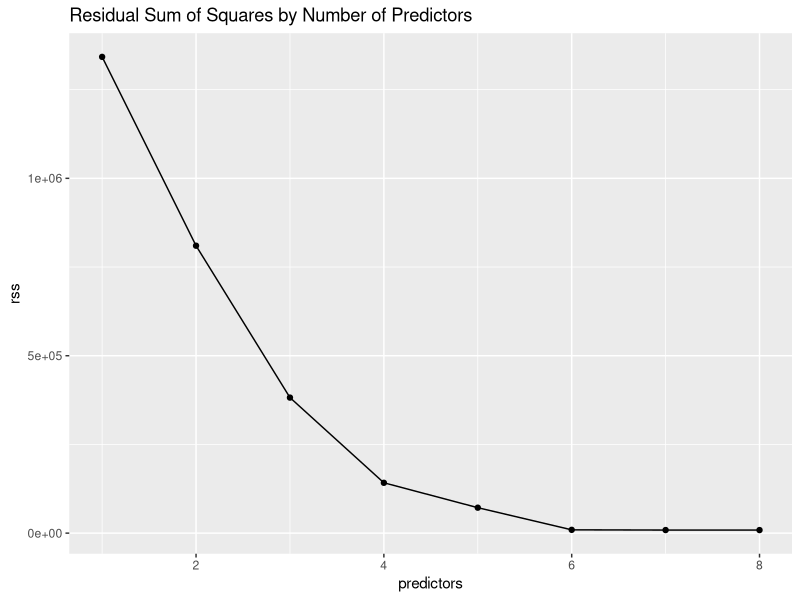

The R script that drew this image:
forward_stepwise_selection <- function(data, outcome, predictors) {
  best_models <- list() # Container
  list_rss <- list() # Container
  
  #Looping through the different Variable combinations given our input
  for (i in 1:length(predictors)) { 
    vc <- combn(predictors, i)
    rss_values <- numeric(ncol(vc)) 
    
    #Looping through the different possible models given our input
    for (j in 1:ncol(vc)){ 
      model_formula <- as.formula(paste0(outcome, "~", paste0(vc[,j], collapse = "+")))
      current_model <- lm(model_formula, data)
      
      rss <- sum(residuals(current_model)^2)
      rss_values[j] <- rss
    }
    
    list_rss[[i]] <- rss_values
    
    # Finding the minimum RSS for the given of predictors
    best_rss_index <- which.min(rss_values)
    
    # Saving the different models, including the number of predictors and RSS
    best_model <- list(model = summary(lm(as.formula(paste0(outcome, "~", paste0(vc[, best_rss_index], collapse = "+"))), data)),
                       rss = rss_values[best_rss_index],
                       predictors = vc[, best_rss_index])
    
    best_models[[i]] <- best_model
    
    # Printing all model combinations, along with the number of predictors and RSS
    cat("Best model with", i, "predictors:", paste(best_model$predictors, collapse = " + "), "\n")
    cat("RSS:", best_model$rss, "\n\n")
  }
  
  return(list(best_models = best_models, list_rss = list_rss))
}

###Setting seed for reproducibility
set.seed(1234)

# Generating the predictors, constant, and error 
x1 <- rnorm(1000, 10, 2)
x2 <- rnorm(1000, 50, 3)
x3 <- rnorm(1000, 0, 10)
x4 <- rnorm(1000, 25, 5)
x5 <- rnorm(1000, 117, 12)
x6 <- rnorm(1000, 1200, 43)
x7 <- rnorm(1000, 82, 8)
x8 <- rnorm(1000, 45, 4.5)
error <- rnorm(1000, 0, 3)
constant <- 33

# Generating the dependent variable 
y1 <- constant+(4*x1)-(3*x2)+(1.5*x3)+(0*x4)+(8*x5)-(0.5*x6)+(0.1*x7)-(5*x8)+error

#Generating function inputs
data <- data.frame(y1, x1, x2, x3, x4, x5, x6, x7, x8)
outcome <- "y1"
predictors <- c("x1", "x2", "x3", "x4", "x5", "x6", "x7", "x8")

#Testing the function
result <- forward_stepwise_selection(data = data, outcome = outcome, predictors = predictors)
#Plotting the residuals
list_rss <- result$list_rss
min_values <- sapply(list_rss, min)
residuals <- sapply(result$best_models, function(model) model$model.residuals[1])
df <- data.frame(rss = min_values)
df$predictors <- seq_len(nrow(df))

library(ggplot2)
ggplot(df, aes(x=predictors, y= rss)) + 
  geom_line() + 
  geom_point() +
  labs(title = "Residual Sum of Squares by Number of Predictors")